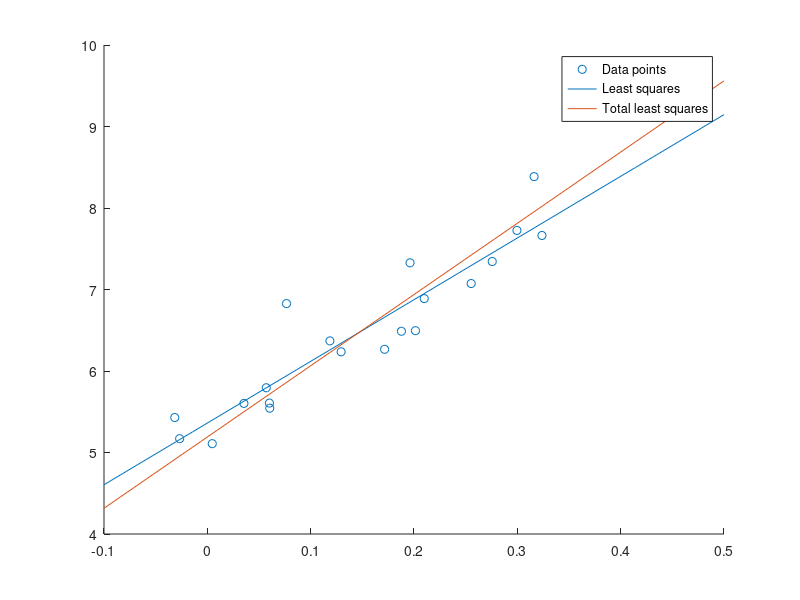

Recreate this plot in MATLAB.
%% Q1
% Least squars
load('linjepunkter.mat');
A = ones(numel(x), 2);
A(:,1) = x';
psquare = A\y';
scatter(x, y)
f1 = @(x) psquare(1)*x+psquare(2);
hold on
fplot(f1, [-0.1, 0.5])

% Total least squares
N = numel(x);
xsum = sum(x);
ysum = sum(y);
xy = sum(x.*y) - 1/N*(xsum*ysum);
xx = sum(x.^2) - 1/N*(xsum^2);
yy = sum(y.^2) - 1/N*(ysum^2);
% This is calculated according to the lecture slides
A = [xx xy;xy yy];
[V,~] = eig(A);
% Which eigenvector that were correct was checked manually by plotting
% them both. The second one was basically a horiontal line. 
a = V(1,1);
b = V(2,1);
c = -1/N*(a*xsum + b*ysum);
f2 = @(x) (-a*x - c)/b;
fplot(f2, [-0.1, 0.5])
legend('Data points', 'Least squares', 'Total least squares');